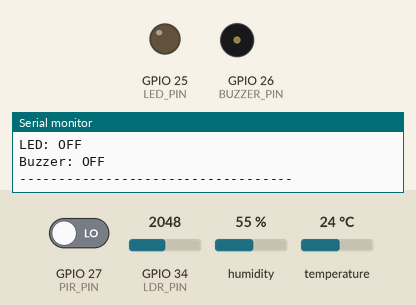
This sketch was run on a simulated ESP32. Parts: output pins drawn as LEDs (lit = HIGH), buzzer (waves = sounding, pin HIGH), the last lines printed to the serial monitor. The test bench sets the inputs (shaded band); at power-on: temperature 24 °C, GPIO 27 (PIR_PIN) LOW, GPIO 34 (LDR_PIN) = 2048, humidity 55 %.

Above: at 2.2 s.
2.3 s: temperature set to 29.4 °C
4.3 s: temperature set to 30.4 °C
At 5.9 s:
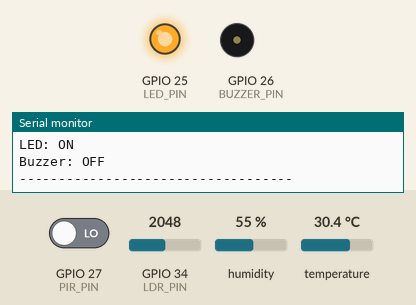
6.7 s: GPIO 27 (PIR_PIN) driven HIGH
At 7.8 s:
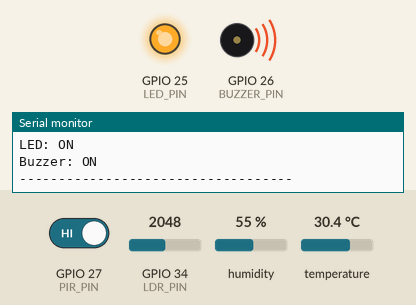
8.8 s: temperature set to 12 °C
At 10.7 s:
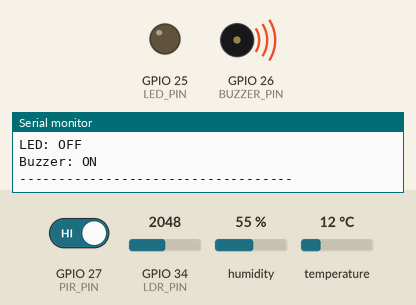
11.0 s: temperature set to 33 °C
At 12.8 s:
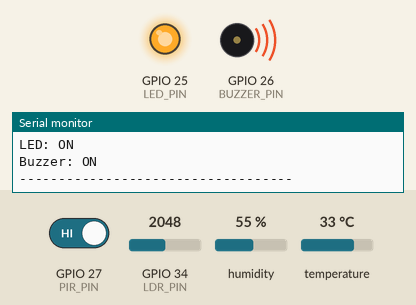
13.1 s: temperature set to 19 °C
At 14.7 s:
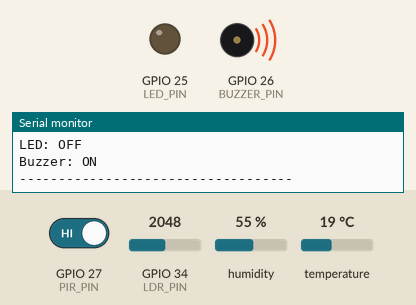
Timing chart, 0 to 16.2 s (numbered marks = the images above; inputs shaded):
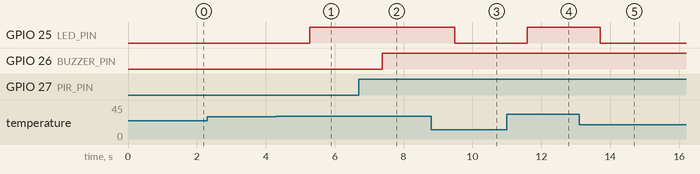

The sketch:

sensor.ino
```cpp
#include <Wire.h>
#include <Adafruit_SHT31.h>

// SHT31
#define SDA_PIN 21
#define SCL_PIN 22

// LDR
#define LDR_PIN 34

// PIR
#define PIR_PIN 27

// LED
#define LED_PIN 25

// Buzzer
#define BUZZER_PIN 26

// SHT31 I2C address
#define SHT31_ADDRESS 0x44

// High temperature threshold
#define HIGH_TEMP 30.0


// Create SHT31 object
Adafruit_SHT31 sht31 = Adafruit_SHT31();


void setup() {

  // Start Serial Monitor
  Serial.begin(115200);

  delay(1000);

  Serial.println();
  Serial.println("================================");
  Serial.println("ESP32 MULTI-SENSOR NODE");
  Serial.println("================================");

  // -------------------------------------------------
  // Configure pins
  // -------------------------------------------------

  pinMode(LDR_PIN, INPUT);
  pinMode(PIR_PIN, INPUT);

  pinMode(LED_PIN, OUTPUT);
  pinMode(BUZZER_PIN, OUTPUT);

  // Make sure outputs start OFF
  digitalWrite(LED_PIN, LOW);
  digitalWrite(BUZZER_PIN, LOW);

  // -------------------------------------------------
  // Start I2C
  // -------------------------------------------------

  Wire.begin(SDA_PIN, SCL_PIN);

  // -------------------------------------------------
  // Start SHT31
  // -------------------------------------------------

  if (!sht31.begin(SHT31_ADDRESS)) {

    Serial.println("ERROR: SHT31 NOT FOUND!");

  }
  else {

    Serial.println("SHT31 detected successfully!");

  }

  Serial.println("--------------------------------");
  Serial.println("System ready.");
  Serial.println("--------------------------------");
}


void loop() {

  // =================================================
  // 1. READ TEMPERATURE AND HUMIDITY
  // =================================================

  float temperature = sht31.readTemperature();
  float humidity = sht31.readHumidity();


  // =================================================
  // 2. READ LDR
  // =================================================

  int ldrValue = analogRead(LDR_PIN);

  // Convert ADC value to voltage
  float lightVoltage = (ldrValue / 4095.0) * 3.3;


  // =================================================
  // 3. READ PIR
  // =================================================

  int motion = digitalRead(PIR_PIN);


  // =================================================
  // 4. HIGH TEMPERATURE DECISION
  // =================================================

  if (!isnan(temperature)) {

    if (temperature >= HIGH_TEMP) {

      digitalWrite(LED_PIN, HIGH);

    }
    else {

      digitalWrite(LED_PIN, LOW);

    }

  }


  // =================================================
  // 5. MOTION DECISION
  // =================================================

  if (motion == HIGH) {

    digitalWrite(BUZZER_PIN, HIGH);

  }
  else {

    digitalWrite(BUZZER_PIN, LOW);

  }


  // =================================================
  // 6. DISPLAY RESULTS
  // =================================================

  Serial.println();

  Serial.println("----------- SENSOR DATA -----------");


  // Temperature
  if (isnan(temperature)) {

    Serial.println("Temperature: ERROR");

  }
  else {

    Serial.print("Temperature: ");
    Serial.print(temperature, 2);
    Serial.println(" °C");

  }


  // Humidity
  if (isnan(humidity)) {

    Serial.println("Humidity: ERROR");

  }
  else {

    Serial.print("Humidity: ");
    Serial.print(humidity, 2);
    Serial.println(" %");

  }


  // LDR
  Serial.print("LDR Value: ");
  Serial.println(ldrValue);

  Serial.print("Light Voltage: ");
  Serial.print(lightVoltage, 2);
  Serial.println(" V");


  // PIR
  if (motion == HIGH) {

    Serial.println("Motion: DETECTED");

  }
  else {

    Serial.println("Motion: NOT DETECTED");

  }


  // LED status
  if (!isnan(temperature) && temperature >= HIGH_TEMP) {

    Serial.println("Temperature Status: HIGH");
    Serial.println("LED: ON");

  }
  else {

    Serial.println("Temperature Status: NORMAL");
    Serial.println("LED: OFF");

  }


  // Buzzer status
  if (motion == HIGH) {

    Serial.println("Buzzer: ON");

  }
  else {

    Serial.println("Buzzer: OFF");

  }


  Serial.println("-----------------------------------");


  // Sample approximately every 1 second
  delay(1000);
}
```

Measured:
- the behaviour switches between 29.9 and 30 °C on temperature (found by bisection; images 0 and 1)
- after the input at 4.3 s, GPIO 25 (LED_PIN): LOW → HIGH after 0.97 s
- after the input at 6.7 s, GPIO 26 (BUZZER_PIN): LOW → HIGH after 0.68 s
- after the input at 8.8 s, GPIO 25 (LED_PIN): HIGH → LOW after 0.69 s
- after the input at 11.0 s, GPIO 25 (LED_PIN): LOW → HIGH after 0.60 s
- after the input at 13.1 s, GPIO 25 (LED_PIN): HIGH → LOW after 0.61 s
